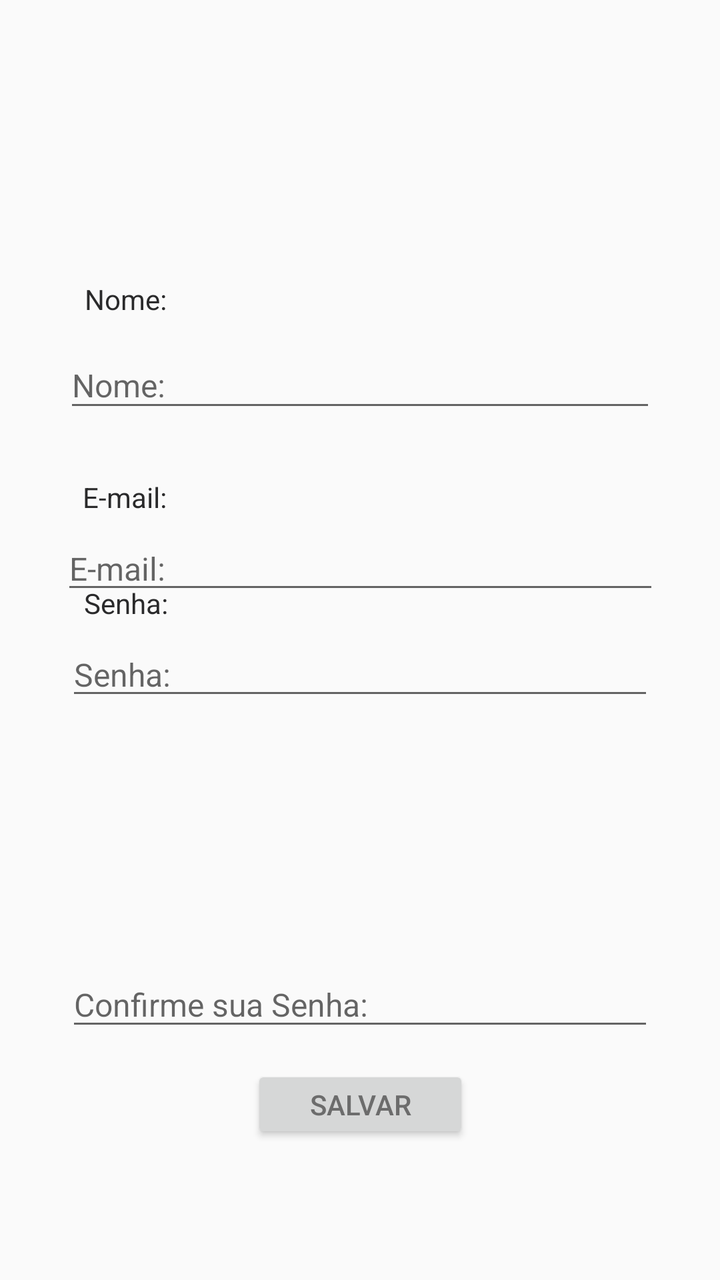
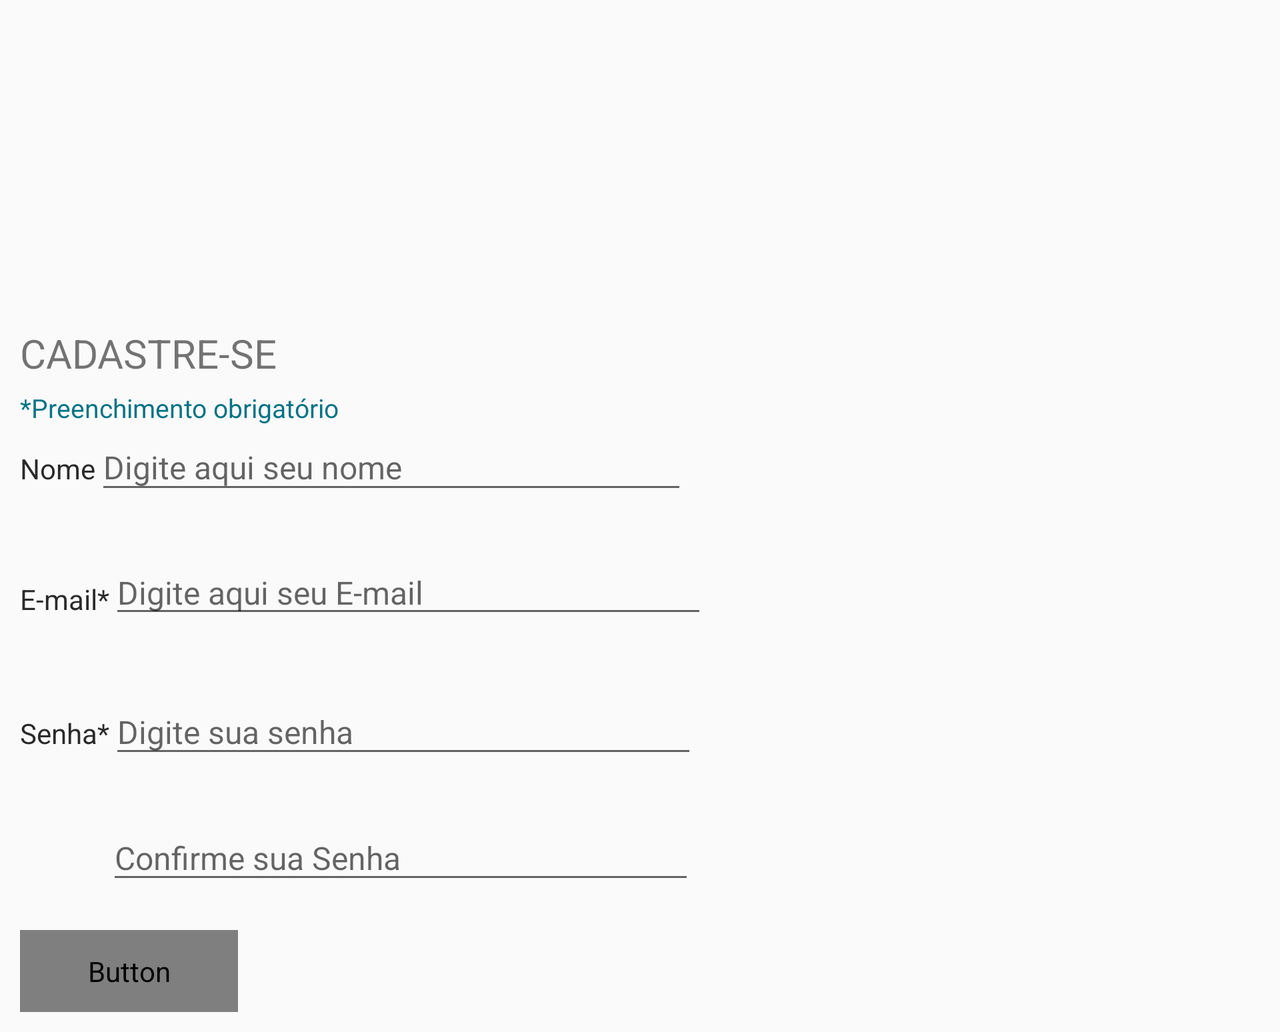

First picture: res/layout/ on a phone held upright. Second picture: the repository's own variant of that layout, on a device whose configuration matches the variant's folder. Source for both follows.
<!-- AndroidManifest.xml: activity theme AppThemeFull -->
<!-- res/layout/activity_cadastro.xml -->
<?xml version="1.0" encoding="utf-8"?>
<android.support.constraint.ConstraintLayout xmlns:android="http://schemas.android.com/apk/res/android"
    xmlns:app="http://schemas.android.com/apk/res-auto"
    xmlns:tools="http://schemas.android.com/tools"
    android:layout_width="match_parent"
    android:layout_height="match_parent"
    tools:context=".CadastroActivity">

    <EditText

        android:id="@+id/etNomeUsuario"
        android:layout_width="296dp"
        android:layout_height="40dp"
        android:layout_marginBottom="8dp"
        android:layout_marginEnd="8dp"
        android:layout_marginStart="8dp"
        android:layout_marginTop="8dp"
        android:ems="10"
        android:hint="Nome:"
        android:textSize="16sp"
        app:layout_constraintBottom_toBottomOf="parent"
        app:layout_constraintEnd_toEndOf="parent"
        app:layout_constraintStart_toStartOf="parent"
        app:layout_constraintTop_toTopOf="parent"
        app:layout_constraintVertical_bias="0.279" />

    <EditText
        android:id="@+id/etEmailUsuario"
        android:layout_width="299dp"
        android:layout_height="36dp"
        android:layout_marginBottom="8dp"
        android:layout_marginEnd="8dp"
        android:layout_marginStart="8dp"
        android:layout_marginTop="8dp"
        android:ems="10"
        android:hint="E-mail:"
        android:inputType="textEmailAddress"
        android:textSize="16sp"
        app:layout_constraintBottom_toTopOf="@+id/textView"
        app:layout_constraintEnd_toEndOf="parent"
        app:layout_constraintHorizontal_bias="0.507"
        app:layout_constraintStart_toStartOf="parent"
        app:layout_constraintTop_toBottomOf="@+id/textView2"
        app:layout_constraintVertical_bias="0.0" />

    <EditText
        android:id="@+id/etSenha"
        android:layout_width="294dp"
        android:layout_height="36dp"
        android:layout_marginBottom="8dp"
        android:layout_marginEnd="8dp"
        android:layout_marginStart="8dp"
        android:layout_marginTop="8dp"
        android:ems="10"
        android:hint="Senha:"
        android:inputType="textPassword"
        android:textSize="16sp"
        app:layout_constraintBottom_toTopOf="@+id/etConfirmaSenha"
        app:layout_constraintEnd_toEndOf="parent"
        app:layout_constraintStart_toStartOf="parent"
        app:layout_constraintTop_toBottomOf="@+id/textView"
        app:layout_constraintVertical_bias="0.0" />

    <EditText
        android:id="@+id/etConfirmaSenha"
        android:layout_width="294dp"
        android:layout_height="39dp"
        android:layout_marginBottom="8dp"
        android:layout_marginEnd="8dp"
        android:layout_marginStart="8dp"
        android:layout_marginTop="8dp"
        android:ems="10"
        android:hint="Confirme sua Senha:"
        android:inputType="textPassword"
        android:textSize="16sp"
        app:layout_constraintBottom_toTopOf="@+id/btnSalvarUsuario"
        app:layout_constraintEnd_toEndOf="parent"
        app:layout_constraintStart_toStartOf="parent"
        app:layout_constraintTop_toTopOf="parent"
        app:layout_constraintVertical_bias="0.991" />

    <Button

        android:id="@+id/btnSalvarUsuario"
        android:layout_width="109dp"
        android:layout_height="39dp"
        android:layout_marginBottom="32dp"
        android:layout_marginEnd="8dp"
        android:layout_marginStart="8dp"
        android:layout_marginTop="8dp"
        android:text="SALVAR"
        android:textColor="#e6616161"
        app:layout_constraintBottom_toBottomOf="parent"
        app:layout_constraintEnd_toEndOf="parent"
        app:layout_constraintHorizontal_bias="0.501"
        app:layout_constraintStart_toStartOf="parent"
        app:layout_constraintTop_toTopOf="parent"
        app:layout_constraintVertical_bias="0.935" />

    <TextView
        android:id="@+id/textView"
        android:layout_width="wrap_content"
        android:layout_height="wrap_content"
        android:layout_marginEnd="8dp"
        android:layout_marginStart="8dp"
        android:layout_marginTop="292dp"
        android:text="Senha:"
        android:textColor="#FF2A2A2B"
        app:layout_constraintEnd_toEndOf="parent"
        app:layout_constraintHorizontal_bias="0.113"
        app:layout_constraintStart_toStartOf="parent"
        app:layout_constraintTop_toTopOf="parent" />

    <TextView
        android:id="@+id/textView2"
        android:layout_width="wrap_content"
        android:layout_height="wrap_content"
        android:layout_marginEnd="8dp"
        android:layout_marginStart="8dp"
        android:layout_marginTop="28dp"
        android:text="E-mail:"
        android:textColor="#FF2A2A2B"
        app:layout_constraintEnd_toEndOf="parent"
        app:layout_constraintHorizontal_bias="0.11"
        app:layout_constraintStart_toStartOf="parent"
        app:layout_constraintTop_toBottomOf="@+id/etNomeUsuario" />

    <TextView
        android:id="@+id/textView3"
        android:layout_width="wrap_content"
        android:layout_height="wrap_content"
        android:layout_marginBottom="12dp"
        android:layout_marginEnd="8dp"
        android:layout_marginStart="8dp"
        android:text="Nome:"
        android:textColor="#FF2A2A2B"
        app:layout_constraintBottom_toTopOf="@+id/etNomeUsuario"
        app:layout_constraintEnd_toEndOf="parent"
        app:layout_constraintHorizontal_bias="0.113"
        app:layout_constraintStart_toStartOf="parent" />

    <ImageView
        android:id="@+id/imageView"
        android:layout_width="59dp"
        android:layout_height="65dp"
        android:layout_marginBottom="8dp"
        android:layout_marginEnd="8dp"
        android:layout_marginStart="8dp"
        android:layout_marginTop="16dp"
        app:layout_constraintBottom_toTopOf="@+id/textView3"
        app:layout_constraintEnd_toEndOf="parent"
        app:layout_constraintHorizontal_bias="0.116"
        app:layout_constraintStart_toStartOf="parent"
        app:layout_constraintTop_toTopOf="parent"
        app:layout_constraintVertical_bias="0.473"
        app:srcCompat="@drawable/cadastro" />


</android.support.constraint.ConstraintLayout>
<!-- resources referenced by this layout -->
<resources>
  <style name="AppThemeFull" parent="Theme.AppCompat.Light.NoActionBar">
          
      </style>
</resources>
<!-- res/layout-land/activity_cadastro.xml (the repository's variant of the layout above) -->
<!-- drawn on the phone turned sideways -->
<?xml version="1.0" encoding="utf-8"?>
<ScrollView xmlns:android="http://schemas.android.com/apk/res/android"
    xmlns:app="http://schemas.android.com/apk/res-auto"
    xmlns:tools="http://schemas.android.com/tools"
    android:layout_width="match_parent"
    android:layout_height="match_parent"
    android:background="@color/common_google_signin_btn_text_dark_default"
    tools:context=".CadastroActivity">
    <LinearLayout
        android:layout_width="match_parent"
        android:layout_height="wrap_content"
        android:orientation="vertical"
        android:padding="10dp">

        <LinearLayout
            android:layout_width="match_parent"
            android:layout_height="153dp">

            <ImageView
                android:id="@+id/imageView3"
                android:layout_width="262dp"
                android:layout_height="129dp"
                android:layout_marginBottom="8dp"
                android:layout_marginEnd="8dp"
                android:layout_marginStart="8dp"
                android:layout_marginTop="8dp"
                app:layout_constraintBottom_toBottomOf="parent"
                app:layout_constraintEnd_toEndOf="parent"
                app:layout_constraintStart_toStartOf="parent"
                app:layout_constraintTop_toTopOf="parent"
                app:layout_constraintVertical_bias="0.018"
                app:srcCompat="@drawable/logo" />
        </LinearLayout>

        <LinearLayout
            android:layout_width="match_parent"
            android:layout_height="wrap_content">

            <TextView
                android:id="@+id/textView10"
                android:layout_width="136dp"
                android:layout_height="32dp"
                android:text="CADASTRE-SE"
                android:textSize="20sp"
                android:textStyle="normal" />
        </LinearLayout>

        <LinearLayout
            android:layout_width="match_parent"
            android:layout_height="wrap_content">

            <TextView
                android:id="@+id/textView11"
                android:layout_width="wrap_content"
                android:layout_height="17dp"
                android:text="*Preenchimento obrigatório"
                android:textColor="#FF047386"
                android:textSize="13sp"

                />

        </LinearLayout>

        <LinearLayout
            android:layout_width="match_parent"
            android:layout_height="66dp">

            <TextView
                android:id="@+id/textView3"
                android:layout_width="wrap_content"
                android:layout_height="19dp"
                android:text="Nome"
                android:textColor="#FF2A2A2B" />

            <EditText

                android:id="@+id/etNomeUsuario"
                android:layout_width="296dp"
                android:layout_height="40dp"
                android:hint="Digite aqui seu nome"
                android:textSize="16sp" />


        </LinearLayout>

        <LinearLayout
            android:layout_width="match_parent"
            android:layout_height="67dp">

            <TextView
                android:id="@+id/textView2"
                android:layout_width="wrap_content"
                android:layout_height="21dp"
                android:text="E-mail*"
                android:textColor="#FF2A2A2B" />

            <EditText
                android:id="@+id/etEmailUsuario"
                android:layout_width="299dp"
                android:layout_height="36dp"
                android:hint="Digite aqui seu E-mail"
                android:inputType="textEmailAddress"
                android:textSize="16sp" />
        </LinearLayout>

        <LinearLayout
            android:layout_width="match_parent"
            android:layout_height="63dp">

            <TextView
                android:id="@+id/textView"
                android:layout_width="wrap_content"
                android:layout_height="wrap_content"
                android:text="Senha*"
                android:textColor="#FF2A2A2B" />

            <EditText
                android:id="@+id/etSenha"
                android:layout_width="294dp"
                android:layout_height="39dp"
                android:hint="Digite sua senha"
                android:inputType="textPassword"
                android:textSize="16sp" />
        </LinearLayout>

        <LinearLayout
            android:layout_width="match_parent"
            android:layout_height="57dp">

            <TextView
                android:id="@+id/textView25"
                android:layout_width="wrap_content"
                android:layout_height="wrap_content"
                android:text="             " />

            <EditText
                android:id="@+id/etConfirmaSenha"
                android:layout_width="294dp"
                android:layout_height="39dp"
                android:ems="10"
                android:hint="Confirme sua Senha"
                android:inputType="textPassword"
                android:textSize="16sp" />
        </LinearLayout>

        <LinearLayout
            android:layout_width="match_parent"
            android:layout_height="wrap_content">

    <Button

        android:id="@+id/btnSalvarUsuario"
        android:layout_width="109dp"
        android:layout_height="41dp"
        android:text="SALVAR"
        android:textColor="@color/common_google_signin_btn_text_dark_default"
         />
        </LinearLayout>


    </LinearLayout>
</ScrollView>
